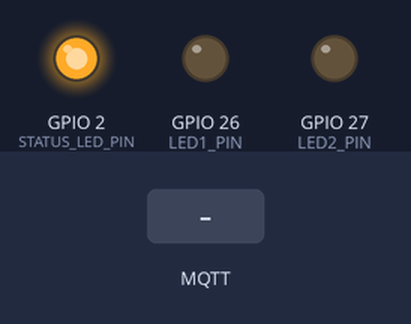
Recording of a sketch running on a simulated ESP32. Shown: output pins drawn as LEDs (lit = HIGH). Inputs (shaded band) come from the test bench. WiFi joins after 1.5 s; servers stay silent unless stated; no MQTT or app messages arrive unless stated; what the sketch prints to the serial monitor is not drawn.

Above: at 2.7 s.
2.8 s: MQTT message "ON" arrives on the first subscribed topic
At 3.5 s:
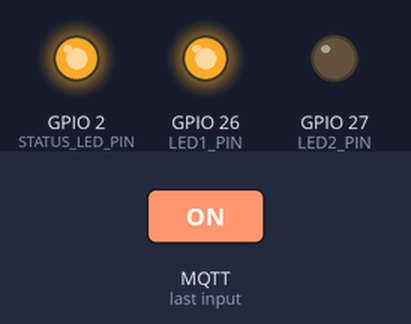
4.3 s: MQTT message "ON" arrives on the second subscribed topic
At 4.7 s:
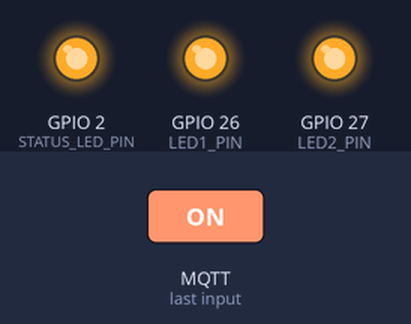
5.8 s: MQTT message "OFF" arrives on the first subscribed topic
At 7.0 s:
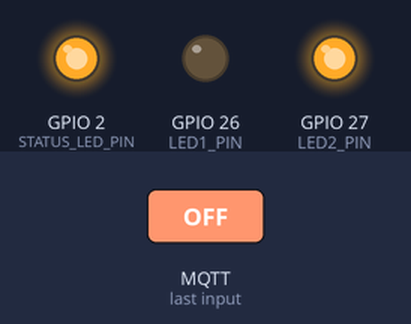
7.3 s: MQTT message "OFF" arrives on the second subscribed topic
At 8.1 s:
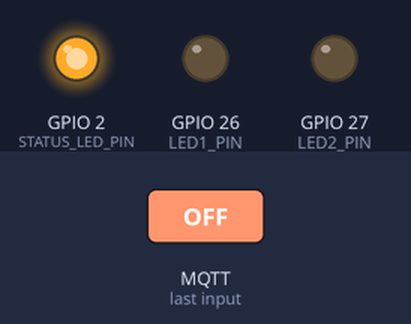
Timing chart, 0 to 9.8 s (numbered marks = the images above; inputs shaded):
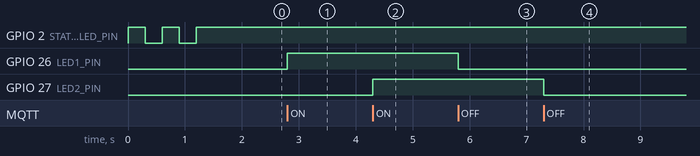

The sketch:

esp32_dual_led_mqtt.ino
```cpp
#include <WiFi.h>
#include <PubSubClient.h>

// Wi-Fi
const char* WIFI_SSID = "Students_Wifi";
const char* WIFI_PASSWORD = "students@789";

// MQTT broker
const char* MQTT_BROKER = "10.10.24.24";  // Replace with your PC's LAN IP
const int MQTT_PORT = 1883;
const char* MQTT_CLIENT_ID = "iotclaw_esp32_dual_led";

// Device topics. These must match the devices you register in the backend.
const char* LED1_SET_TOPIC = "home/hall/light/set";
const char* LED1_STATE_TOPIC = "home/hall/light/state";
const char* LED2_SET_TOPIC = "home/hall/light2/set";
const char* LED2_STATE_TOPIC = "home/hall/light2/state";

// GPIO pins
const int LED1_PIN = 26;
const int LED2_PIN = 27;
const int STATUS_LED_PIN = 2;  // Built-in LED on many ESP32 boards

WiFiClient wifiClient;
PubSubClient mqttClient(wifiClient);

void setOutputState(int pin, bool on) {
  digitalWrite(pin, on ? HIGH : LOW);
}

void publishCurrentStates() {
  mqttClient.publish(LED1_STATE_TOPIC, digitalRead(LED1_PIN) == HIGH ? "ON" : "OFF", true);
  mqttClient.publish(LED2_STATE_TOPIC, digitalRead(LED2_PIN) == HIGH ? "ON" : "OFF", true);
}

void handleCommand(const String& topic, const String& payload) {
  bool validState = (payload == "ON" || payload == "OFF");
  if (!validState) {
    return;
  }

  bool turnOn = payload == "ON";

  if (topic == LED1_SET_TOPIC) {
    setOutputState(LED1_PIN, turnOn);
    mqttClient.publish(LED1_STATE_TOPIC, turnOn ? "ON" : "OFF", true);
  } else if (topic == LED2_SET_TOPIC) {
    setOutputState(LED2_PIN, turnOn);
    mqttClient.publish(LED2_STATE_TOPIC, turnOn ? "ON" : "OFF", true);
  }
}

void onMqttMessage(char* topic, byte* payload, unsigned int length) {
  String message;
  for (unsigned int i = 0; i < length; i++) {
    message += (char)payload[i];
  }

  handleCommand(String(topic), message);
}

void connectWifi() {
  Serial.println();
  Serial.print("Connecting to WiFi: ");
  Serial.println(WIFI_SSID);

  WiFi.mode(WIFI_STA);
  WiFi.begin(WIFI_SSID, WIFI_PASSWORD);

  while (WiFi.status() != WL_CONNECTED) {
    digitalWrite(STATUS_LED_PIN, !digitalRead(STATUS_LED_PIN));
    delay(300);
    Serial.print(".");
  }

  Serial.println();
  Serial.println("WiFi connected!");
  Serial.print("IP Address: ");
  Serial.println(WiFi.localIP());
  digitalWrite(STATUS_LED_PIN, HIGH);
}

void reconnectMqtt() {
  while (!mqttClient.connected()) {
    Serial.print("Connecting to Mosquitto MQTT at ");
    Serial.print(MQTT_BROKER);
    Serial.println("...");

    if (mqttClient.connect(MQTT_CLIENT_ID)) {
      Serial.println("MQTT connected successfully!");
      mqttClient.subscribe(LED1_SET_TOPIC, 1);
      mqttClient.subscribe(LED2_SET_TOPIC, 1);
      publishCurrentStates();
    } else {
      Serial.print("MQTT connection failed, state: ");
      Serial.println(mqttClient.state());
      Serial.println("Retrying in 2 seconds...");
      digitalWrite(STATUS_LED_PIN, LOW);
      delay(2000);
      digitalWrite(STATUS_LED_PIN, HIGH);
    }
  }
}

void setup() {
  Serial.begin(115200);

  pinMode(LED1_PIN, OUTPUT);
  pinMode(LED2_PIN, OUTPUT);
  pinMode(STATUS_LED_PIN, OUTPUT);

  setOutputState(LED1_PIN, false);
  setOutputState(LED2_PIN, false);
  digitalWrite(STATUS_LED_PIN, LOW);

  connectWifi();

  mqttClient.setServer(MQTT_BROKER, MQTT_PORT);
  mqttClient.setCallback(onMqttMessage);
}

void loop() {
  if (WiFi.status() != WL_CONNECTED) {
    connectWifi();
  }

  if (!mqttClient.connected()) {
    reconnectMqtt();
  }

  mqttClient.loop();
}
```

Measured:
- after the input at 2.8 s, GPIO 26 (LED1_PIN): LOW → HIGH at once
- after the input at 4.3 s, GPIO 27 (LED2_PIN): LOW → HIGH at once
- after the input at 5.8 s, GPIO 26 (LED1_PIN): HIGH → LOW at once
- after the input at 7.3 s, GPIO 27 (LED2_PIN): HIGH → LOW at once
